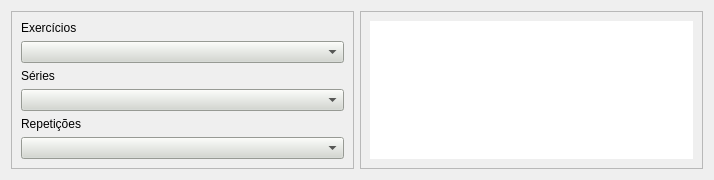
                      <widget class="QWidget" name="scrollAreaWidgetContents_7">
                       <property name="geometry">
                        <rect>
                         <x>0</x>
                         <y>0</y>
                         <width>714</width>
                         <height>174</height>
                        </rect>
                       </property>
                       <layout class="QHBoxLayout" name="horizontalLayout_11">
                        <item>
                         <widget class="QFrame" name="frame_23">
                          <property name="frameShape">
                           <enum>QFrame::StyledPanel</enum>
                          </property>
                          <property name="frameShadow">
                           <enum>QFrame::Raised</enum>
                          </property>
                          <layout class="QVBoxLayout" name="verticalLayout_45">
                           <item>
                            <widget class="QLabel" name="label_16">
                             <property name="text">
                              <string>Exercícios</string>
                             </property>
                            </widget>
                           </item>
                           <item>
                            <widget class="QComboBox" name="comboBox">
                             <property name="styleSheet">
                              <string notr="true">background-color: rgb(211, 215, 207);
border-color: rgb(136, 138, 133);</string>
                             </property>
                            </widget>
                           </item>
                           <item>
                            <widget class="QLabel" name="label_14">
                             <property name="text">
                              <string>Séries</string>
                             </property>
                            </widget>
                           </item>
                           <item>
                            <widget class="QComboBox" name="comboBox_2">
                             <property name="styleSheet">
                              <string notr="true">background-color: rgb(211, 215, 207);
border-color: rgb(136, 138, 133);
</string>
                             </property>
                            </widget>
                           </item>
                           <item>
                            <widget class="QLabel" name="label_15">
                             <property name="text">
                              <string>Repetições</string>
                             </property>
                            </widget>
                           </item>
                           <item>
                            <widget class="QComboBox" name="comboBox_3">
                             <property name="styleSheet">
                              <string notr="true">background-color: rgb(211, 215, 207);
border-color: rgb(136, 138, 133);
</string>
                             </property>
                            </widget>
                           </item>
                          </layout>
                         </widget>
                        </item>
                        <item>
                         <widget class="QFrame" name="frame_24">
                          <property name="maximumSize">
                           <size>
                            <width>16777215</width>
                            <height>200</height>
                           </size>
                          </property>
                          <property name="frameShape">
                           <enum>QFrame::StyledPanel</enum>
                          </property>
                          <property name="frameShadow">
                           <enum>QFrame::Raised</enum>
                          </property>
                          <layout class="QVBoxLayout" name="verticalLayout_46">
                           <item>
                            <widget class="QLabel" name="ImagemTreino">
                             <property name="styleSheet">
                              <string notr="true">background-color: rgb(255, 255, 255);</string>
                             </property>
                             <property name="text">
                              <string/>
                             </property>
                             <property name="alignment">
                              <set>Qt::AlignCenter</set>
                             </property>
                             <property name="wordWrap">
                              <bool>true</bool>
                             </property>
                            </widget>
                           </item>
                          </layout>
                         </widget>
                        </item>
                       </layout>
                      </widget>
